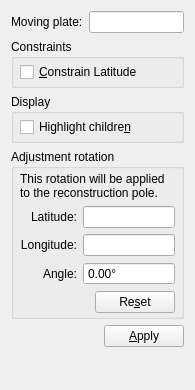
<ui version="4.0" >
 <class>ModifyReconstructionPoleWidget</class>
 <widget class="QWidget" name="ModifyReconstructionPoleWidget" >
  <property name="geometry" >
   <rect>
    <x>0</x>
    <y>0</y>
    <width>182</width>
    <height>390</height>
   </rect>
  </property>
  <property name="windowTitle" >
   <string>Form</string>
  </property>
  <layout class="QVBoxLayout" >
   <item>
    <layout class="QGridLayout" >
     <item row="0" column="1" >
      <widget class="QLineEdit" name="field_moving_plate" >
       <property name="readOnly" >
        <bool>true</bool>
       </property>
      </widget>
     </item>
     <item row="0" column="0" >
      <widget class="QLabel" name="label_moving_plate" >
       <property name="text" >
        <string>Moving plate:</string>
       </property>
      </widget>
     </item>
    </layout>
   </item>
   <item>
    <widget class="QGroupBox" name="groupbox_constraints" >
     <property name="sizePolicy" >
      <sizepolicy vsizetype="Minimum" hsizetype="Preferred" >
       <horstretch>0</horstretch>
       <verstretch>0</verstretch>
      </sizepolicy>
     </property>
     <property name="title" >
      <string>Constraints</string>
     </property>
     <layout class="QVBoxLayout" >
      <property name="leftMargin" >
       <number>6</number>
      </property>
      <property name="topMargin" >
       <number>3</number>
      </property>
      <property name="rightMargin" >
       <number>6</number>
      </property>
      <property name="bottomMargin" >
       <number>3</number>
      </property>
      <item>
       <layout class="QVBoxLayout" >
        <property name="topMargin" >
         <number>0</number>
        </property>
        <item>
         <widget class="QCheckBox" name="checkbox_constrain_latitude" >
          <property name="text" >
           <string>&amp;Constrain Latitude</string>
          </property>
         </widget>
        </item>
       </layout>
      </item>
     </layout>
    </widget>
   </item>
   <item>
    <widget class="QGroupBox" name="groupbox_display" >
     <property name="title" >
      <string>Display</string>
     </property>
     <layout class="QVBoxLayout" >
      <property name="leftMargin" >
       <number>6</number>
      </property>
      <property name="topMargin" >
       <number>3</number>
      </property>
      <property name="rightMargin" >
       <number>6</number>
      </property>
      <property name="bottomMargin" >
       <number>3</number>
      </property>
      <item>
       <layout class="QVBoxLayout" >
        <item>
         <widget class="QCheckBox" name="checkbox_highlight_children" >
          <property name="toolTip" >
           <string>Highlight and drag child plates of the selected feature's plate id</string>
          </property>
          <property name="text" >
           <string>Highlight childre&amp;n </string>
          </property>
         </widget>
        </item>
       </layout>
      </item>
     </layout>
    </widget>
   </item>
   <item>
    <widget class="QGroupBox" name="groupbox_adjustment" >
     <property name="title" >
      <string>Adjustment rotation</string>
     </property>
     <layout class="QVBoxLayout" >
      <property name="leftMargin" >
       <number>6</number>
      </property>
      <property name="topMargin" >
       <number>3</number>
      </property>
      <property name="rightMargin" >
       <number>6</number>
      </property>
      <property name="bottomMargin" >
       <number>3</number>
      </property>
      <item>
       <widget class="QLabel" name="label_adjustment_descr" >
        <property name="text" >
         <string>This rotation will be applied to the reconstruction pole.</string>
        </property>
        <property name="wordWrap" >
         <bool>true</bool>
        </property>
       </widget>
      </item>
      <item>
       <layout class="QGridLayout" >
        <item row="0" column="0" >
         <widget class="QLabel" name="label_adjustment_lat" >
          <property name="text" >
           <string>Latitude:</string>
          </property>
          <property name="alignment" >
           <set>Qt::AlignRight|Qt::AlignTrailing|Qt::AlignVCenter</set>
          </property>
         </widget>
        </item>
        <item row="2" column="0" >
         <widget class="QLabel" name="label_adjustment_angle" >
          <property name="text" >
           <string>Angle:</string>
          </property>
          <property name="alignment" >
           <set>Qt::AlignRight|Qt::AlignTrailing|Qt::AlignVCenter</set>
          </property>
          <property name="buddy" >
           <cstring>spinbox_adjustment_angle</cstring>
          </property>
         </widget>
        </item>
        <item row="2" column="1" >
         <widget class="QDoubleSpinBox" name="spinbox_adjustment_angle" >
          <property name="readOnly" >
           <bool>true</bool>
          </property>
          <property name="buttonSymbols" >
           <enum>QAbstractSpinBox::NoButtons</enum>
          </property>
          <property name="suffix" >
           <string>°</string>
          </property>
          <property name="minimum" >
           <double>-360.000000000000000</double>
          </property>
          <property name="maximum" >
           <double>360.000000000000000</double>
          </property>
         </widget>
        </item>
        <item row="1" column="0" >
         <widget class="QLabel" name="label_adjustment_lon" >
          <property name="text" >
           <string>Longitude:</string>
          </property>
          <property name="alignment" >
           <set>Qt::AlignRight|Qt::AlignTrailing|Qt::AlignVCenter</set>
          </property>
         </widget>
        </item>
        <item row="1" column="1" >
         <widget class="QLineEdit" name="field_adjustment_lon" >
          <property name="readOnly" >
           <bool>true</bool>
          </property>
         </widget>
        </item>
        <item row="0" column="1" >
         <widget class="QLineEdit" name="field_adjustment_lat" >
          <property name="readOnly" >
           <bool>true</bool>
          </property>
         </widget>
        </item>
       </layout>
      </item>
      <item>
       <layout class="QHBoxLayout" >
        <property name="topMargin" >
         <number>0</number>
        </property>
        <property name="bottomMargin" >
         <number>0</number>
        </property>
        <item>
         <spacer>
          <property name="orientation" >
           <enum>Qt::Horizontal</enum>
          </property>
          <property name="sizeHint" >
           <size>
            <width>40</width>
            <height>20</height>
           </size>
          </property>
         </spacer>
        </item>
        <item>
         <widget class="QPushButton" name="button_reset_adjustment" >
          <property name="text" >
           <string>Re&amp;set</string>
          </property>
         </widget>
        </item>
       </layout>
      </item>
     </layout>
    </widget>
   </item>
   <item>
    <layout class="QHBoxLayout" >
     <property name="topMargin" >
      <number>0</number>
     </property>
     <property name="bottomMargin" >
      <number>0</number>
     </property>
     <item>
      <spacer>
       <property name="orientation" >
        <enum>Qt::Horizontal</enum>
       </property>
       <property name="sizeHint" >
        <size>
         <width>40</width>
         <height>20</height>
        </size>
       </property>
      </spacer>
     </item>
     <item>
      <widget class="QPushButton" name="button_apply" >
       <property name="text" >
        <string>&amp;Apply</string>
       </property>
      </widget>
     </item>
    </layout>
   </item>
   <item>
    <spacer>
     <property name="orientation" >
      <enum>Qt::Vertical</enum>
     </property>
     <property name="sizeHint" >
      <size>
       <width>173</width>
       <height>61</height>
      </size>
     </property>
    </spacer>
   </item>
  </layout>
 </widget>
 <resources/>
 <connections/>
</ui>
